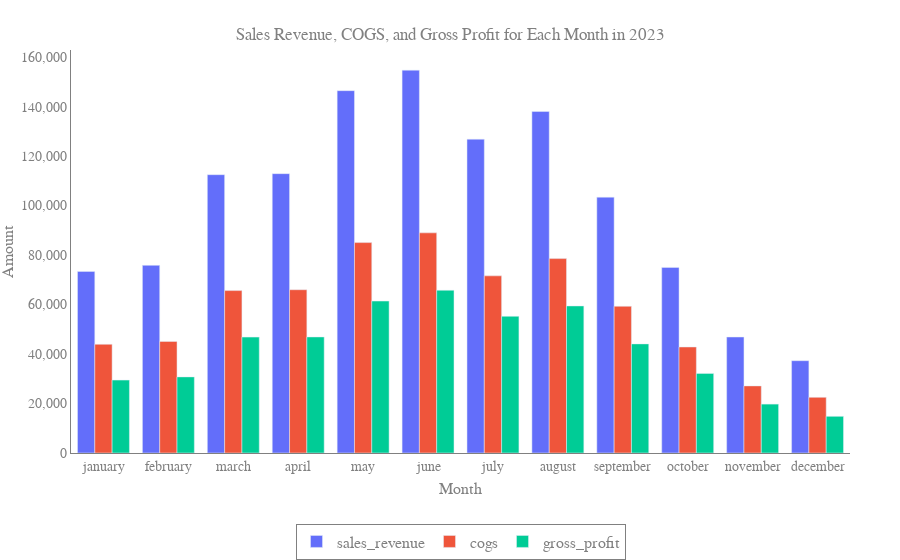

The code cell stored with this chart in its notebook:
### Code cell
import logging
import pandas as pd
import numpy as np
from sqlalchemy import create_engine, text
import plotly.express as px
import plotly.graph_objects as go
import os
import openai
from llama_index.core import SQLDatabase, PromptTemplate, VectorStoreIndex
from llama_index.core.objects import (
    SQLTableNodeMapping,
    ObjectIndex,
    SQLTableSchema,
)
from llama_index.core.indices.struct_store import SQLTableRetrieverQueryEngine
from llama_index.llms.openai import OpenAI



class NLQueryEngine:
    def __init__(self, engine):
        self.engine = engine
        self.sql_database, self.table_schema_objs, self.obj_index = self._initialize_table_objects()
        self.context_str_combined = self._create_context_str()
        openai.api_key = os.environ["OPENAI_API_KEY"]
        self.query_engine = self._create_query_engine()

    def _initialize_table_objects(self):
        sql_database = SQLDatabase(self.engine, sample_rows_in_table_info=2, include_tables=['sales', 'parts'])
        table_contexts = {
            'sales': "Provides time-based sales count data for individual parts. Use for part-specific sales queries. No price column",
            'parts': "Provides detailed inventory data for individual parts. Use part-specific queries. Combine with 'sales' tables for temporal financial performance"
        }

        table_schema_objs = [SQLTableSchema(table_name=name, context_str=context) for name, context in table_contexts.items()]
        table_node_mapping = SQLTableNodeMapping(sql_database)

        obj_index = ObjectIndex.from_objects(
            table_schema_objs,
            table_node_mapping,
            VectorStoreIndex,
        )
        return sql_database, table_schema_objs, obj_index

    def _create_context_str(self):
        context_str = (
            "Inventory categories: essential, non-essential, nearing obsolescence, obsolete. "
            "Ensure detailed, relevant responses, including 'supplier_name', 'price', and 'quantity'. "
            "Access 'supplier_name' flexibly e.g., ('%bmw'). "
            "All text is lowercase. "
            "Convert percentages to decimals (e.g., '50%' as '0.5'). "
            "Use JOINs prefaced with table names for combining multiple tables. "
            "Calculate COGS as the sum of costs directly associated with goods sold. "
            "Calculate Gross Margin Percentage/Gross Margin as (Sales Revenue - COGS) / Sales Revenue * 100. "
            "Order months chronologically like a calendar (e.g., january, february, ..., december) in query results."
        )
        table_context_str = self._get_table_context_str()
        return context_str + "\n\n" + table_context_str

    def _get_table_context_str(self):
        context_strs = []
        for table_schema_obj in self.table_schema_objs:
            table_info = self.sql_database.get_single_table_info(table_schema_obj.table_name)
            if table_schema_obj.context_str:
                table_info += f" The table description is: {table_schema_obj.context_str}"
            context_strs.append(table_info)
        return "\n\n".join(context_strs)

    def _create_query_engine(self):
        return SQLTableRetrieverQueryEngine(
            sql_database=self.sql_database,
            table_retriever=self.obj_index.as_retriever(similarity_top_k=1),
            synthesize_response=True,
            llm=OpenAI(temperature=0.1, model="gpt-3.5-turbo-0125"),
            context_str_prefix=self.context_str_combined
        )

    def query(self, user_input, return_sql=False):
        response = self.query_engine.query(user_input)
        if return_sql:
            return response.metadata.get('sql_query', '')
        return response

def output_sql_query_to_df(result_data, columns):
    return pd.DataFrame(result_data, columns=columns)

def generate_plotly_visual(df, chart_type, title, x_axis_label, y_axis_label, hover_labels):
    # Filtering existing hover data columns
    hover_data = [col for col in hover_labels if col in df.columns]

    # Preparing customdata correctly, ensuring it matches the data length
    custom_data_adjusted = df[hover_data].values if hover_data else None

    # Building the hover template
    hover_template = "<br>".join([f"{col}: %{{customdata[{i}]}}" for i, col in enumerate(hover_data)])

    if chart_type == "line":
        fig = px.line(df, x=df.columns[0], y=df.columns[1:], title=title)
        if custom_data_adjusted is not None:
            fig.update_traces(customdata=custom_data_adjusted, hovertemplate=hover_template + "<extra></extra>")

    elif chart_type == "bar":
        fig = go.Figure()
        for col in df.columns[1:]:
            fig.add_trace(go.Bar(
                x=df[df.columns[0]], 
                y=df[col],
                name=col,
                customdata=custom_data_adjusted,
                hovertemplate=hover_template + "<extra></extra>"
            ))
        fig.update_layout(title=title, xaxis_title=x_axis_label, yaxis_title=y_axis_label, barmode='group')

    elif chart_type == "scatter":
        fig = px.scatter(df, x=df.columns[0], y=df.columns[1:], title=title)
        if custom_data_adjusted is not None:
            fig.update_traces(customdata=custom_data_adjusted, hovertemplate=hover_template + "<extra></extra>")

    elif chart_type == "pie":
        fig = px.pie(df, names=df.columns[0], values=df.columns[1], title=title)
        if custom_data_adjusted is not None:
            # Ensure each column of custom_data_adjusted matches the length of the main data
            custom_data_adjusted = np.array([custom_data_adjusted[:, i] if i < custom_data_adjusted.shape[1] else ['N/A']*len(df) for i in range(len(hover_data))]).T
            fig.update_traces(customdata=custom_data_adjusted, hovertemplate=hover_template + "<extra></extra>")

    else:
        fig = px.scatter(df, x=df.columns[0], y=df.columns[1:], title=title)
        if custom_data_adjusted is not None:
            fig.update_traces(customdata=custom_data_adjusted, hovertemplate=hover_template + "<extra></extra>")

    # Apply common layout updates
    fig.update_layout(
        title={'text': title, 'y':0.95, 'x':0.5, 'xanchor': 'center', 'yanchor': 'top'},
        xaxis_title=x_axis_label,
        yaxis_title=y_axis_label,
        hovermode="closest",
        plot_bgcolor='white',  
        paper_bgcolor='white',  
        font=dict(family="Arial, sans-serif", size=12, color="Gray"),
        xaxis=dict(showline=True, linecolor='Gray', linewidth=1, tickformat=',', title_standoff=10, tickfont=dict(size=14), titlefont=dict(size=16)),
        yaxis=dict(showline=True, linecolor='Gray', linewidth=1, tickformat=',', title_standoff=10, tickfont=dict(size=14), titlefont=dict(size=16)),
        legend=dict(x=0.5, y=-0.175, xanchor='center', yanchor='top', orientation='h', bgcolor='rgba(255,255,255,0.8)', bordercolor='Gray', borderwidth=1, font=dict(size=16)),
        margin=dict(l=50, r=50, t=50, b=0)
    )

    return fig




def extract_chart_details(query_engine, user_input):
    text_qa_template_str = (
        "Given the query: '{query_str}', extract the following details, adding hover data to enhance the utility of the charts:\n"
        "1. Chart type (e.g., bar, line, pie, etc.)\n"
        "2. Title for the chart\n"
        "3. X-axis label\n"
        "4. Y-axis label\n"
        "5. Additional columns for hover data\n"
        "\n"
        "Provide the details in the following format:\n"
        "Chart type: <type>\n"
        "Title: <title>\n"
        "X-axis label: <label>\n"
        "Y-axis label: <label>\n"
        "Hover data: <column1>, <column2>, ...\n"
    )
    text_qa_template = PromptTemplate(text_qa_template_str)
    
    prompt = text_qa_template.format(query_str=user_input)
    response = query_engine.query(prompt)
    logging.info(f"LLM Response: {response.response.strip()}")
    response_text = response.response.strip()
    lines = response_text.split('\n')
    
    chart_type = "bar"  # Default value
    title = "Generated Chart"
    x_axis_label = "X Axis"
    y_axis_label = "Y Axis"
    hover_data = []

    for line in lines:
        if "Chart type:" in line:
            chart_type = line.split(":", 1)[1].strip().lower()
        elif "Title:" in line:
            title = line.split(":", 1)[1].strip()
        elif "X-axis label:" in line:
            x_axis_label = line.split(":", 1)[1].strip()
        elif "Y-axis label:" in line:
            y_axis_label = line.split(":", 1)[1].strip()
        elif "Hover data:" in line:
            hover_data = [col.strip().lower().replace(' ', '_') for col in line.split(":", 1)[1].strip().split(',')]
    return chart_type, title, x_axis_label, y_axis_label, hover_data


def output_sql_query_to_graph(result_data, columns, chart_type, title, x_axis_label, y_axis_label, hover_labels):
    result_df = pd.DataFrame(result_data, columns=columns)
    hovertext = {col: True for col in hover_labels} if hover_labels else None
    fig = generate_plotly_visual(result_df, chart_type, title, x_axis_label, y_axis_label, hovertext)
    fig.show()

def parse_intent(user_input):
    if any(keyword in user_input.lower() for keyword in ["visual", "chart", "graph", "plot", "bar", "pie", "line"]):
        return "visual"
    return "text"

def query_output(query_engine, user_input):
    intent = parse_intent(user_input)
    sql_query = query_engine.query(user_input, return_sql=True)  # Get the SQL query only once
    # Execute the SQL query
    with query_engine.engine.connect() as connection:
        result = connection.execute(text(sql_query))
        result_data = result.fetchall()
        columns = result.keys()
        logging.info(f"Executed SQL Query: {sql_query}")
        logging.info(f"Resulting Data: {result_data}")
    if intent == "visual":
        chart_type, title, x_axis_label, y_axis_label, hover_labels = extract_chart_details(query_engine, user_input)
        output_sql_query_to_graph(result_data, columns, chart_type, title, x_axis_label, y_axis_label, hover_labels)
    else:
        if len(result_data) >= 5:
            df = output_sql_query_to_df(result_data, columns)
            return df
        response = query_engine.query(user_input)
        return str(response)

def main():
    logging.basicConfig(level=logging.INFO, format='%(asctime)s - %(levelname)s - %(message)s')
    db_file_path = "/Users/skylerwilson/Desktop/PartsWise/co-pilot-v1/data/databases/partswise_island_moto.db"
    engine = create_engine(f"sqlite:///{db_file_path}")
    query_engine = NLQueryEngine(engine)
    #user_input = "what brand had the most gross profit in October 2023"
    #user_input = "build a pie chart of each inventory catagory as a percentage of the total inventory and the total cost of each category?"
    user_input = "build a bar chart of each sales revenue, cogs, and gross profit for each month in 2023?"
    #user_input = "Generate a graph that compares the average gross profit margin percentage month by month for the year 2023 for the following brands: BMW, Ducati, Triumph, and Polaris. Each brand should be represented separately in the results"
    response = query_output(query_engine, user_input)
    print(response)

if __name__ == "__main__":
    main()

### Figure 1 — Plotly figure (JSON) as saved in the notebook; plotly's stock layout.template omitted (floating-point values rounded to 4 significant figures)
{"data": [{"customdata": [[73390.0, 43930, 29460.0], [75850.0, 45086, 30760.0], [112500.0, 65646, 46840.0], [112900.0, 65992, 46910.0], [146400.0, 85039, 61400.0], [154700.0, 88969, 65770.0], [126800.0, 71589, 55240.0], [138000.0, 78578, 59430.0], [103400.0, 59295, 44100.0], [75020.0, 42844, 32170.0], [46880.0, 27119, 19760.0], [37310.0, 22487, 14820.0]], "hovertemplate": "sales_revenue: %{customdata[0]}<br>cogs: %{customdata[1]}<br>gross_profit: %{customdata[2]}<extra></extra>", "name": "sales_revenue", "type": "bar", "x": ["january", "february", "march", "april", "may", "june", "july", "august", "september", "october", "november", "december"], "y": [73390.0, 75850.0, 112500.0, 112900.0, 146400.0, 154700.0, 126800.0, 138000.0, 103400.0, 75020.0, 46880.0, 37310.0]}, {"customdata": [[73390.0, 43930, 29460.0], [75850.0, 45086, 30760.0], [112500.0, 65646, 46840.0], [112900.0, 65992, 46910.0], [146400.0, 85039, 61400.0], [154700.0, 88969, 65770.0], [126800.0, 71589, 55240.0], [138000.0, 78578, 59430.0], [103400.0, 59295, 44100.0], [75020.0, 42844, 32170.0], [46880.0, 27119, 19760.0], [37310.0, 22487, 14820.0]], "hovertemplate": "sales_revenue: %{customdata[0]}<br>cogs: %{customdata[1]}<br>gross_profit: %{customdata[2]}<extra></extra>", "name": "cogs", "type": "bar", "x": ["january", "february", "march", "april", "may", "june", "july", "august", "september", "october", "november", "december"], "y": [43930, 45086, 65646, 65992, 85039, 88969, 71589, 78578, 59295, 42844, 27119, 22487]}, {"customdata": [[73390.0, 43930, 29460.0], [75850.0, 45086, 30760.0], [112500.0, 65646, 46840.0], [112900.0, 65992, 46910.0], [146400.0, 85039, 61400.0], [154700.0, 88969, 65770.0], [126800.0, 71589, 55240.0], [138000.0, 78578, 59430.0], [103400.0, 59295, 44100.0], [75020.0, 42844, 32170.0], [46880.0, 27119, 19760.0], [37310.0, 22487, 14820.0]], "hovertemplate": "sales_revenue: %{customdata[0]}<br>cogs: %{customdata[1]}<br>gross_profit: %{customdata[2]}<extra></extra>", "name": "gross_profit", "type": "bar", "x": ["january", "february", "march", "april", "may", "june", "july", "august", "september", "october", "november", "december"], "y": [29460.0, 30760.0, 46840.0, 46910.0, 61400.0, 65770.0, 55240.0, 59430.0, 44100.0, 32170.0, 19760.0, 14820.0]}], "layout": {"barmode": "group", "font": {"color": "Gray", "family": "Arial, sans-serif", "size": 12}, "hovermode": "closest", "legend": {"bgcolor": "rgba(255,255,255,0.8)", "bordercolor": "Gray", "borderwidth": 1, "font": {"size": 16}, "orientation": "h", "x": 0.5, "xanchor": "center", "y": -0.175, "yanchor": "top"}, "margin": {"b": 0, "l": 50, "r": 50, "t": 50}, "paper_bgcolor": "white", "plot_bgcolor": "white", "title": {"text": "Sales Revenue, COGS, and Gross Profit for Each Month in 2023", "x": 0.5, "xanchor": "center", "y": 0.95, "yanchor": "top"}, "xaxis": {"linecolor": "Gray", "linewidth": 1, "showline": true, "tickfont": {"size": 14}, "tickformat": ",", "title": {"font": {"size": 16}, "standoff": 10, "text": "Month"}}, "yaxis": {"linecolor": "Gray", "linewidth": 1, "showline": true, "tickfont": {"size": 14}, "tickformat": ",", "title": {"font": {"size": 16}, "standoff": 10, "text": "Amount"}}}}
